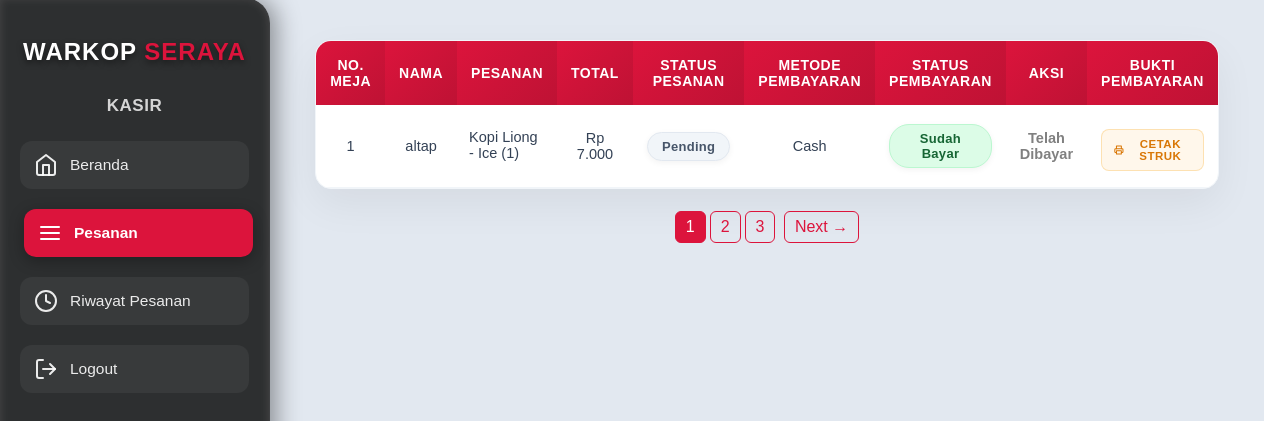
/admin_kasir/pesanan.php (signed in), run on the app's committed database.
### tables this page shows
CREATE TABLE `transaksi` (
  `id_transaksi` int NOT NULL,
  `id_admin` int DEFAULT NULL,
  `nama_pemesan` varchar(100) NOT NULL,
  `nomor_meja` varchar(25) NOT NULL,
  `status_pesanan` enum('draft','pending','diproses','selesai','dibayar') NOT NULL,
  `waktu_pemesanan` timestamp NOT NULL DEFAULT CURRENT_TIMESTAMP,
  `total` decimal(10,2) NOT NULL
);

### admin_kasir/pesanan.php (the view, shortened to what this page needs)
<?php
include "../koneksi.php";
$limit = 10;
$page = isset($_GET['page']) ? (int)$_GET['page'] : 1;
$start = ($page - 1) * $limit;
$countSql = "
  SELECT COUNT(DISTINCT t.id_transaksi) as total
  FROM transaksi t
  LEFT JOIN (
      SELECT p1.*
      FROM pembayaran p1
      INNER JOIN (
          SELECT id_transaksi, MAX(id_pembayaran) AS last_id
          FROM pembayaran
          GROUP BY id_transaksi
      ) p2 ON p1.id_transaksi = p2.id_transaksi AND p1.id_pembayaran = p2.last_id
  ) pm ON t.id_transaksi = pm.id_transaksi
  WHERE
    t.status_pesanan IN ('pending','diproses')
    OR (t.status_pesanan = 'selesai' AND (pm.status IS NULL OR pm.status <> 'sudah bayar'))
";
$countRes = mysqli_query($conn, $countSql);
$totalRow = mysqli_fetch_assoc($countRes)['total'];
$totalPages = ceil($totalRow / $limit);
function renderPesananTable($conn, $start, $limit) {
    $sql = "
      SELECT
        t.id_transaksi,
        t.nomor_meja,
        t.nama_pemesan,
        t.status_pesanan,
        t.total,
       GROUP_CONCAT(
            CONCAT(
              '<div class=\"item-line\">',
                pr.nama_produk,
                IF(vp.nama_varian IS NOT NULL AND vp.nama_varian <> '',
                  CONCAT(' - ', vp.nama_varian),
                  ''
                ),
                ' (', d.quantity, ')',
                IF(d.catatan IS NOT NULL AND d.catatan <> '',
                  CONCAT('<br><small><i>Note: ', d.catatan, '</i></small>'),
                  ''
                ),
              '</div>'
            ) ORDER BY d.id_detail ASC SEPARATOR ''
        ) AS pesanan,
        pm.metode,
        pm.status AS status_pembayaran,
        pm.bukti_file
      FROM transaksi t
      JOIN detail_transaksi d ON t.id_transaksi = d.id_transaksi
      JOIN produk pr ON d.id_produk = pr.id_produk
      LEFT JOIN varian_produk vp ON d.id_varian = vp.id_varian
      LEFT JOIN (
          SELECT p1.*
          FROM pembayaran p1
          INNER JOIN (
              SELECT id_transaksi, MAX(id_pembayaran) AS last_id
              FROM pembayaran
              GROUP BY id_transaksi
          ) p2 ON p1.id_transaksi = p2.id_transaksi AND p1.id_pembayaran = p2.last_id
      ) pm ON t.id_transaksi = pm.id_transaksi
      WHERE
        t.status_pesanan IN ('pending','diproses')
        OR (t.status_pesanan = 'selesai' AND (pm.status IS NULL OR pm.status <> 'sudah bayar'))
      GROUP BY t.id_transaksi
      ORDER BY t.waktu_pemesanan ASC
      LIMIT $start, $limit
    ";
    $result = mysqli_query($conn, $sql);
    if ($result && mysqli_num_rows($result) > 0) {
        while ($row = mysqli_fetch_assoc($result)) {
            $id = (int)$row['id_transaksi'];
            echo "<tr data-id='{$id}'>";
            echo "<td>".htmlspecialchars($row['nomor_meja'])."</td>";
            echo "<td>".htmlspecialchars($row['nama_pemesan'])."</td>";
            echo "<td>".$row['pesanan']."</td>";
            echo "<td style='text-align:center; color:balck;'>Rp ".number_format($row['total'], 0, ',', '.')."</td>";
            $status = strtolower($row['status_pesanan']);
            if ($status === 'diproses') {
                $status_class = 'badge-warning';
            } elseif ($status === 'selesai') {
                $status_class = 'badge-success';
            } else {
                $status_class = 'badge-secondary';
            }
            echo "<td class='status-cell'><span class='badge {$status_class}'>".htmlspecialchars($row['status_pesanan'])."</span></td>";
            $metode = $row['metode'];
            if ($metode === null || $metode === '') {
                $metode_text = "Belum ada";
            } elseif ($metode === 'cash') {
                $metode_text = "Cash";
            } elseif ($metode === 'transfer') {
                $metode_text = "Transfer";
            } elseif ($metode === 'qris') {
                $metode_text = "Qris";
            } else {
                $metode_text = htmlspecialchars($metode);
            }
            echo "<td>". $metode_text ."</td>";
            $stat_bayar = strtolower(trim($row['status_pembayaran'] ?? ''));
            if ($stat_bayar === 'sudah bayar') {
                $status_bayar_text = 'Sudah Bayar';
                $status_bayar_class = 'badge-success';
            } else {
                $status_bayar_text = 'Belum Bayar';
                $status_bayar_class = 'badge-danger';
            }
            echo "<td class='status-bayar'><span class='badge {$status_bayar_class}'>".$status_bayar_text."</span></td>";
            echo "<td class='aksi-bayar'>";
            if ($stat_bayar !== 'sudah bayar') {
                echo "<button type='button' class='btn btn-success btn-ajax' data-id='{$id}' data-status='dibayar'>Tandai Dibayar</button>";
            } else {
                echo "<span style='color: gray; font-weight: bold;'>Telah Dibayar</span>";
            }
            echo "</td>";
            echo "<td>";
            $metode_clean = strtolower(trim($row['metode'] ?? ''));
            if (($metode_clean === 'cash' || empty($metode_clean)) && $stat_bayar === 'sudah bayar') {
                echo "<button type='button' class='btn-cetak-struk' data-id='{$id}'><svg xmlns=\"http://www.w3.org/2000/svg\" width=\"14\" height=\"14\" viewBox=\"0 0 24 24\" fill=\"none\" stroke=\"currentColor\" stroke-width=\"2.5\" stroke-linecap=\"round\" stroke-linejoin=\"round\" class=\"feather feather-printer\"><polyline points=\"6 9 6 2 18 2 18 9\"></polyline><path d=\"M6 18H4a2 2 0 0 1-2-2v-5a2 2 0 0 1 2-2h16a2 2 0 0 1 2 2v5a2 2 0 0 1-2 2h-2\"></path><rect x=\"6\" y=\"14\" width=\"12\" height=\"8\"></rect></svg>Cetak Struk</button>";
            }
            echo "</td>";
            echo "</tr>";
        }
    }
}
?>
<!DOCTYPE html>
<html lang="id">
  <head>
    <link rel="stylesheet" href="../css/kasir.css" />
    <link rel="stylesheet" href="../css/logout.css" />
  </head>
  <body class="page-pesanan">
  <div class="sidebar">
    <h1>WARKOP<span> SERAYA</span></h1>
    <h2>KASIR</h2>
    <ul>
      <li><a href="dashboard.php"><i data-feather="home"></i> Beranda</a></li>
      <li><a href="pesanan.php" class="active"><i data-feather="menu"></i> Pesanan</a></li>
      <li><a href="riwayat_pesanan.php"><i data-feather="clock"></i> Riwayat Pesanan</a></li>
      <li><a href="#" id="logoutBtn"><i data-feather="log-out"></i> Logout</a></li>
    </ul>
  </div>
  <div class="main">
    <div class="content">
      <table class="pesanan-table">
        <thead>
          <tr>
            <th>No. Meja</th>
            <th>Nama</th>
            <th>Pesanan</th>
            <th>Total</th>
            <th>Status Pesanan</th>
            <th>Metode Pembayaran</th>
            <th>Status Pembayaran</th>
            <th>Aksi</th>
            <th>Bukti Pembayaran</th>
          </tr>
        </thead>
        <tbody id="pesanan-table-body">
          <?php renderPesananTable($conn, $start, $limit); ?>
        </tbody>
      </table>
      <div class="pagination">
        <?php
          $range = 2;
          $startPage = max(1, $page - $range);
          $endPage = min($totalPages, $page + $range);
          for ($i = $startPage; $i <= $endPage; $i++) {
              echo '<a href="?page='.$i.'" class="'.($i == $page ? 'active' : '').'">'.$i.'</a>';
          }
        ?>
        <?php if ($page < $totalPages): ?>
          <a href="?page=<?= $page + 1 ?>">Next →</a>
        <?php endif; ?>
      </div>
    </div>
  </div>
  </body>
</html>

### css/kasir.css (style rules this page uses)
:root { --primary: #dc143c; --bg: #e2e8f0; --color: rgba(1, 1, 1, 0.8); --hv: rgb(165, 11, 11); }
* { margin: 0; padding: 0; box-sizing: border-box; font-family: Arial, sans-serif; }
body { display: flex; min-height: 100vh; background-size: cover; background-color: var(--bg); }
body::before { content: none; }
.sidebar { width: 270px; min-width: 270px; flex-shrink: 0; background: var(--color); color: #fff; display: flex; flex-direction: column; padding: 40px 20px 30px; position: sticky; top: 0; height: 100vh; overflow-y: auto; border-radius: 0 25px 25px 0; box-shadow: 4px 0 20px rgba(0, 0, 0, 0.35), inset 0 0 6px rgba(255, 255, 255, 0.1); border-right: 1px solid rgba(255, 255, 255, 0.08); animation: slideIn 0.5s ease; transition: all 0.3s ease; }
.sidebar h1 { text-align: center; margin-bottom: 30px; font-size: 24px; font-weight: 700; letter-spacing: 1px; text-transform: uppercase; color: #fff; text-shadow: 0 3px 6px rgba(0, 0, 0, 0.5); }
.sidebar h1 span { color: var(--primary); }
.sidebar h2 { text-align: center; margin-bottom: 25px; font-size: 17px; color: rgba(255, 255, 255, 0.8); font-weight: 600; letter-spacing: 0.5px; }
.sidebar ul { list-style: none; margin: 0; padding: 0; }
.sidebar ul li { margin-bottom: 20px; }
.sidebar ul li a { display: flex; align-items: center; gap: 12px; text-decoration: none; color: rgba(255, 255, 255, 0.9); font-size: 15.5px; font-weight: 500; padding: 12px 14px; border-radius: 12px; transition: all 0.25s ease; background: rgba(255, 255, 255, 0.05); }
.sidebar ul li a.active { background: var(--primary); color: #fff; font-weight: 600; box-shadow: 0 4px 15px rgba(0, 0, 0, 0.3); transform: translateX(4px); }
.main { flex: 1; background: #e2e8f0; display: flex; justify-content: center; align-items: center; flex-direction: column; }
.page-pesanan .main, .page-riwayatpesanan .main { display: block; padding: 40px; min-height: 100vh; box-sizing: border-box; width: 100%; }
.page-pesanan .pesanan-table, .page-riwayatpesanan .pesanan-table { width: 90%; max-width: 1000px; margin: 0 auto; border-collapse: separate; border-spacing: 0; box-shadow: 0 15px 40px rgba(0, 0, 0, 0.06); background: #ffffff; border-radius: 16px; overflow: hidden; animation: fadeIn 0.7s ease-in-out; transition: transform 0.3s ease, box-shadow 0.3s ease; border: 1px solid #f1f5f9; }
.pesanan-table th { background: linear-gradient(135deg, var(--primary), #be1234); color: #ffffff; padding: 16px 14px; font-size: 14px; font-weight: 700; letter-spacing: 0.5px; text-transform: uppercase; border: none; }
.pesanan-table tbody tr { transition: background-color 0.2s ease; }
.pesanan-table td { padding: 16px 14px; text-align: center; font-size: 14.5px; color: #334155; border: none; border-bottom: 1px solid #f1f5f9; vertical-align: middle; }
.pesanan-table td .item-line { border-bottom: 1px solid #f1f5f9; padding: 6px 0; margin-bottom: 2px; }
.pesanan-table td .item-line:last-child { border-bottom: none; }
.page-pesanan .pesanan-table td:nth-child(3), .page-riwayatpesanan .pesanan-table td:nth-child(4) { text-align: left; vertical-align: middle; padding-left: 12px; }
.btn-cetak-struk { display: flex; align-items: center; justify-content: center; gap: 6px; width: 100%; margin: 8px auto 0; padding: 8px 12px; font-size: 11.5px; font-weight: 700; text-transform: uppercase; letter-spacing: 0.5px; border-radius: 8px; border: 1.5px solid rgba(245, 158, 11, 0.25); background: rgba(245, 158, 11, 0.08); color: #d97706 !important; cursor: pointer; transition: all 0.25s cubic-bezier(0.4, 0, 0.2, 1); box-shadow: none; font-family: inherit; }
.badge { display: inline-block; padding: 6px 14px; font-size: 13px; font-weight: 700; border-radius: 20px; text-transform: capitalize; letter-spacing: 0.3px; box-shadow: 0 2px 6px rgba(0, 0, 0, 0.05); }
.badge-success { background: #dcfce7; color: #166534; border: 1px solid #bbf7d0; }
.badge-secondary { background: #f1f5f9; color: #475569; border: 1px solid #e2e8f0; }
.pagination { text-align: center; margin-top: 20px; }
.pagination a, .pagination .dots { display: inline-block; padding: 6px 10px; margin: 2px; border: 1px solid #dc143c; border-radius: 6px; color: #dc143c; text-decoration: none; font-weight: 500; }
.pagination a.active { background: #dc143c; color: #fff; pointer-events: none; }

### data on the page
transaksi: nomor_meja "1", nama_pemesan "altap", pesanan "Kopi Liong - Ice (1)", total "7.000", status_pesanan "Pending", metode_text "Cash", status_bayar_text "Sudah Bayar"
